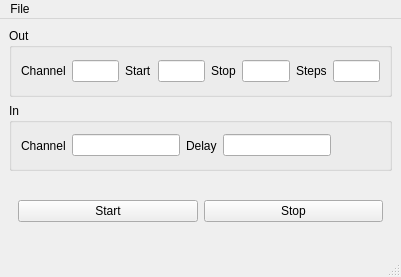
<?xml version="1.0" encoding="UTF-8"?>
<ui version="4.0">
 <class>MainWindow</class>
 <widget class="QMainWindow" name="MainWindow">
  <property name="geometry">
   <rect>
    <x>0</x>
    <y>0</y>
    <width>401</width>
    <height>277</height>
   </rect>
  </property>
  <property name="windowTitle">
   <string>MainWindow</string>
  </property>
  <widget class="QWidget" name="central_widget">
   <layout class="QVBoxLayout" name="verticalLayout">
    <item>
     <widget class="QGroupBox" name="out_group">
      <property name="title">
       <string>Out</string>
      </property>
      <layout class="QHBoxLayout" name="horizontalLayout_2">
       <item>
        <widget class="QLabel" name="out_channel_label">
         <property name="text">
          <string>Channel</string>
         </property>
        </widget>
       </item>
       <item>
        <widget class="QLineEdit" name="out_channel_line"/>
       </item>
       <item>
        <widget class="QLabel" name="start_label">
         <property name="text">
          <string>Start</string>
         </property>
        </widget>
       </item>
       <item>
        <widget class="QLineEdit" name="start_line"/>
       </item>
       <item>
        <widget class="QLabel" name="stop_label">
         <property name="text">
          <string>Stop</string>
         </property>
        </widget>
       </item>
       <item>
        <widget class="QLineEdit" name="stop_line"/>
       </item>
       <item>
        <widget class="QLabel" name="num_steps_label">
         <property name="text">
          <string>Steps</string>
         </property>
        </widget>
       </item>
       <item>
        <widget class="QLineEdit" name="num_steps_line"/>
       </item>
      </layout>
     </widget>
    </item>
    <item>
     <widget class="QGroupBox" name="in_group">
      <property name="title">
       <string>In</string>
      </property>
      <layout class="QHBoxLayout" name="horizontalLayout_3">
       <item>
        <widget class="QLabel" name="in_channel_label">
         <property name="text">
          <string>Channel</string>
         </property>
        </widget>
       </item>
       <item>
        <widget class="QLineEdit" name="in_channel_line"/>
       </item>
       <item>
        <widget class="QLabel" name="delay_label">
         <property name="text">
          <string>Delay</string>
         </property>
        </widget>
       </item>
       <item>
        <widget class="QLineEdit" name="delay_line"/>
       </item>
       <item>
        <spacer name="horizontalSpacer">
         <property name="orientation">
          <enum>Qt::Horizontal</enum>
         </property>
         <property name="sizeHint" stdset="0">
          <size>
           <width>40</width>
           <height>20</height>
          </size>
         </property>
        </spacer>
       </item>
      </layout>
     </widget>
    </item>
    <item>
     <widget class="QWidget" name="button_widgets" native="true">
      <layout class="QHBoxLayout" name="horizontalLayout">
       <item>
        <widget class="QPushButton" name="start_button">
         <property name="text">
          <string>Start</string>
         </property>
        </widget>
       </item>
       <item>
        <widget class="QPushButton" name="stop_button">
         <property name="text">
          <string>Stop</string>
         </property>
        </widget>
       </item>
      </layout>
     </widget>
    </item>
   </layout>
  </widget>
  <widget class="QMenuBar" name="menubar">
   <property name="geometry">
    <rect>
     <x>0</x>
     <y>0</y>
     <width>401</width>
     <height>20</height>
    </rect>
   </property>
   <widget class="QMenu" name="menuFile">
    <property name="title">
     <string>File</string>
    </property>
    <addaction name="actionSave"/>
   </widget>
   <addaction name="menuFile"/>
  </widget>
  <widget class="QStatusBar" name="statusbar"/>
  <action name="actionSave">
   <property name="text">
    <string>Save</string>
   </property>
   <property name="shortcut">
    <string>Ctrl+S</string>
   </property>
  </action>
 </widget>
 <resources/>
 <connections/>
</ui>
